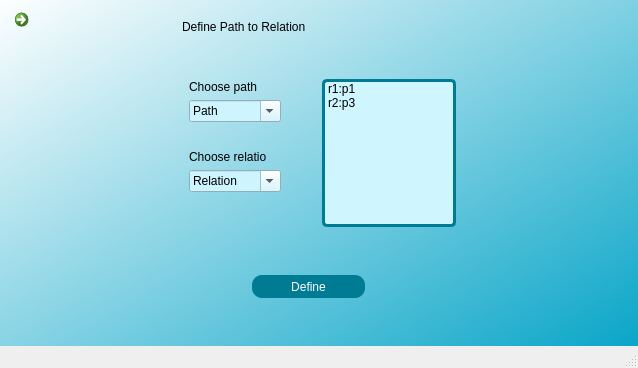
<?xml version="1.0" encoding="UTF-8"?>
<ui version="4.0">
 <class>MainWindow</class>
 <widget class="QMainWindow" name="MainWindow">
  <property name="geometry">
   <rect>
    <x>0</x>
    <y>0</y>
    <width>638</width>
    <height>368</height>
   </rect>
  </property>
  <property name="windowTitle">
   <string>MainWindow</string>
  </property>
  <widget class="QWidget" name="centralwidget">
   <widget class="QWidget" name="widget" native="true">
    <property name="geometry">
     <rect>
      <x>0</x>
      <y>-5</y>
      <width>645</width>
      <height>379</height>
     </rect>
    </property>
    <property name="styleSheet">
     <string notr="true">QWidget#widget{background-color: qlineargradient(spread:pad, x1:0.994318, y1:1, x2:0, y2:0, stop:0 rgba(0, 162, 198, 255), stop:1 rgba(255, 255, 255, 255));}</string>
    </property>
    <widget class="QListWidget" name="pathtor">
     <property name="geometry">
      <rect>
       <x>322</x>
       <y>84</y>
       <width>134</width>
       <height>148</height>
      </rect>
     </property>
     <property name="styleSheet">
      <string notr="true">QListWidget#pathtor
{
	background-color: rgb(207, 245, 255);
border-radius:5px;
border: 3px solid #007b94;
	

}</string>
     </property>
     <item>
      <property name="text">
       <string>r1:p1</string>
      </property>
     </item>
     <item>
      <property name="text">
       <string>r2:p3</string>
      </property>
     </item>
    </widget>
    <widget class="QLabel" name="label_2">
     <property name="geometry">
      <rect>
       <x>182</x>
       <y>21</y>
       <width>253</width>
       <height>22</height>
      </rect>
     </property>
     <property name="styleSheet">
      <string notr="true">QLabel#label_2{ font: 16pt &quot;NSimSun&quot;;
color: rgb(0,0,0);}</string>
     </property>
     <property name="text">
      <string>Define Path to Relation</string>
     </property>
    </widget>
    <widget class="QComboBox" name="paths">
     <property name="geometry">
      <rect>
       <x>189</x>
       <y>105</y>
       <width>92</width>
       <height>22</height>
      </rect>
     </property>
     <property name="accessibleName">
      <string/>
     </property>
     <property name="styleSheet">
      <string notr="true">background-color: rgb(206, 245, 255);</string>
     </property>
     <property name="editable">
      <bool>true</bool>
     </property>
     <property name="currentText">
      <string>Path</string>
     </property>
    </widget>
    <widget class="QComboBox" name="relations">
     <property name="geometry">
      <rect>
       <x>189</x>
       <y>175</y>
       <width>92</width>
       <height>22</height>
      </rect>
     </property>
     <property name="accessibleName">
      <string/>
     </property>
     <property name="styleSheet">
      <string notr="true">background-color: rgb(206, 245, 255);</string>
     </property>
     <property name="editable">
      <bool>true</bool>
     </property>
     <property name="currentText">
      <string>Relation</string>
     </property>
    </widget>
    <widget class="QPushButton" name="define">
     <property name="geometry">
      <rect>
       <x>252</x>
       <y>280</y>
       <width>113</width>
       <height>23</height>
      </rect>
     </property>
     <property name="styleSheet">
      <string notr="true">QPushButton#define{
	color: rgb(255, 255, 255);
border-radius: 10px;

	background-color: rgb(0, 123, 148);

}
QPushButton#define:hover{
	background-color: rgb(212, 250, 255);
color: rgb(0,0,0);
}</string>
     </property>
     <property name="text">
      <string>Define</string>
     </property>
    </widget>
    <widget class="QLabel" name="success">
     <property name="geometry">
      <rect>
       <x>245</x>
       <y>245</y>
       <width>148</width>
       <height>16</height>
      </rect>
     </property>
     <property name="text">
      <string/>
     </property>
    </widget>
    <widget class="QLabel" name="label">
     <property name="geometry">
      <rect>
       <x>189</x>
       <y>84</y>
       <width>78</width>
       <height>16</height>
      </rect>
     </property>
     <property name="text">
      <string>Choose path</string>
     </property>
    </widget>
    <widget class="QLabel" name="label_3">
     <property name="geometry">
      <rect>
       <x>189</x>
       <y>154</y>
       <width>78</width>
       <height>16</height>
      </rect>
     </property>
     <property name="text">
      <string>Choose relation</string>
     </property>
    </widget>
    <widget class="QCommandLinkButton" name="home">
     <property name="geometry">
      <rect>
       <x>7</x>
       <y>7</y>
       <width>29</width>
       <height>29</height>
      </rect>
     </property>
     <property name="text">
      <string/>
     </property>
     <property name="icon">
      <iconset resource="tes.qrc">
       <normaloff>:/ok/home.png</normaloff>:/ok/home.png</iconset>
     </property>
    </widget>
   </widget>
  </widget>
  <widget class="QStatusBar" name="statusbar"/>
 </widget>
 <resources>
  <include location="tes.qrc"/>
 </resources>
 <connections/>
</ui>
